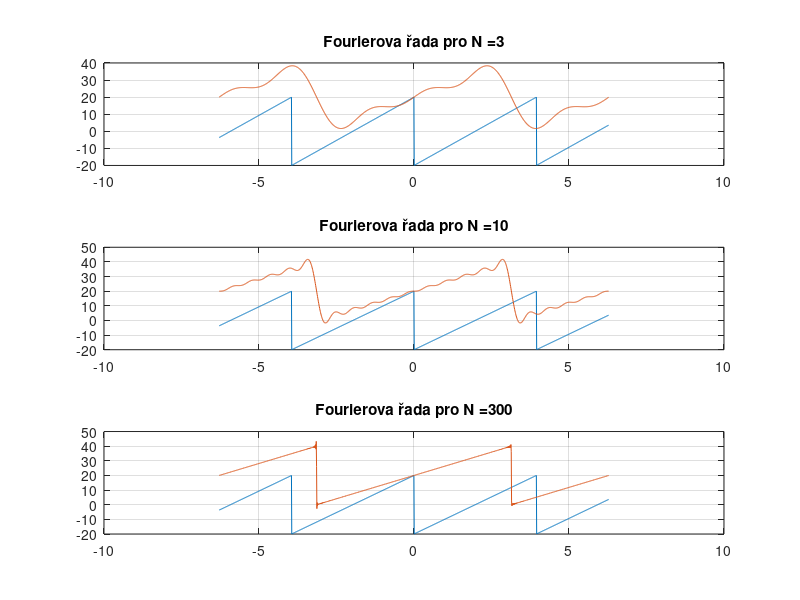

Reproduce this figure in MATLAB.
%close all;
clear all;
%%%%%%%%%%%%%%%%%%%%%%%%%%%%%%%%%%%%%%%%%%%%%%%%%%%%%%%%%%%%%%
%CONSTS
f_sample = 100; %hz
f_signal = 1/10;
t = -2*pi:1/f_sample:(2*pi);

Amp = 20;
DC = 20;

N3 = 3;
N10 = 10;
N30 = 300;
%%%%%%%%%%%%%%%%%%%%%%%%%%%%%%%%%%%%%%%%%%%%%%%%%%%%%%%%%%%%%%
%SIGNAL
y = Amp*sawtooth((1/(2*f_signal*pi))*t);
%%%%%%%%%%%%%%%%%%%%%%%%%%%%%%%%%%%%%%%%%%%%%%%%%%%%%%%%%%%%%%
a=2*Amp/pi;
y_f = Amp;

function y_f = fouri(N,y_f,a,t)
  for i=1:N
    y_f=y_f+a*((-1)^(i-1))*(1/i)*sin(i*t); %((-1)^(i-1) mi vzdycky otaci sinus a cosinus
  end
end

subplot(3,1,1);
plot(t,y);
hold on;
plot(t,fouri(N3,y_f,a,t));
title(strcat('Fourierova řada pro N = ',' ',num2str(N3)));
grid on;

subplot(3,1,2);
plot(t,y);
hold on;
plot(t,fouri(N10,y_f,a,t));
title(strcat('Fourierova řada pro N = ',' ',num2str(N10)));
grid on;

subplot(3,1,3);
plot(t,y);
hold on;
plot(t,fouri(N30,y_f,a,t));
title(strcat('Fourierova řada pro N = ',' ',num2str(N30)));
grid on;
